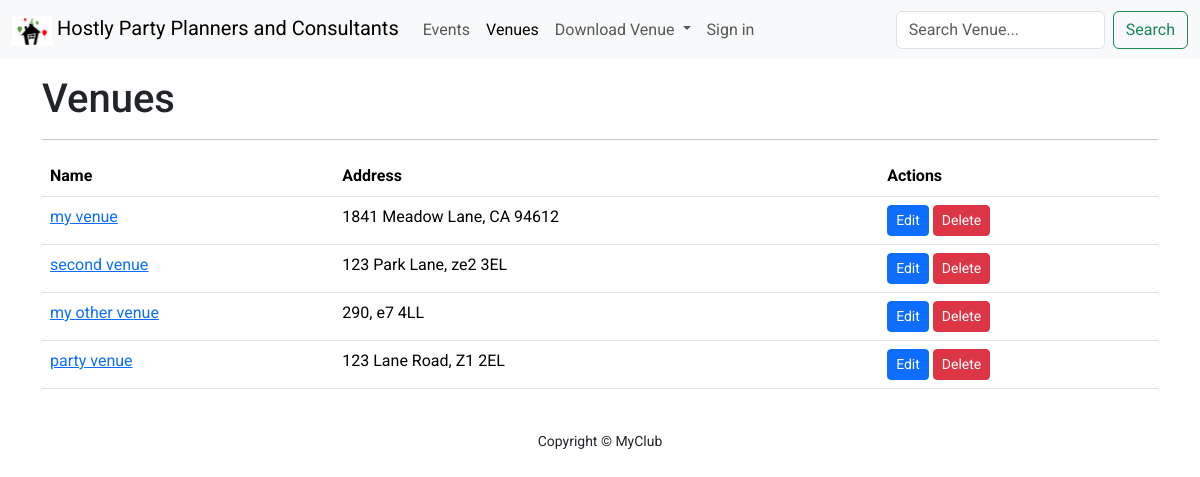
Page /list_venues/ on the committed database.
### club_events/models.py (models this page shows)
class Venue(models.Model):
    name = models.CharField(max_length=255)
    address = models.CharField(max_length=300)
    zip_code = models.CharField(max_length=15)
    phone = models.CharField(max_length=20, blank=True, null=True)
    web = models.URLField(blank=True, null=True)
    email = models.EmailField(max_length=200, blank=True, null=True)
    image = models.ImageField(null=True, blank=True, upload_to='images/')
    def __str__(self):
        return self.name

### club_events/views.py (the view)
# urls.py: path('list_venues/', views.VenueListView.as_view(), name='list_venues'),
class VenueListView(ListView):
    model = Venue
    context_object_name = 'venues'
    template_name = 'events/venue.html'

### club_events/templates/events/venue.html (shortened to what this page needs)
{% extends 'base.html' %}
{% block content %}
    <div class="container">
        <h1>Venues</h1>
        <hr>
        <div class="table-responsive">
            <table class="table">
                <thead>
                <tr>
                    <th scope="col">Name</th>
                    <th scope="col">Address</th>
                    <th scope="col">Actions</th>
                </tr>
                </thead>
                <tbody>
                {% for venue in venues %}
                    <tr>
                        <td><a href="{% url 'show_venue' venue.id %}">{{ venue }}</a></td>
                        <td>{{ venue.address }}, {{ venue.zip_code }}</td>
                        <td>
                            <form method="post">
                                <a href="#" role="button" class="btn btn-primary btn-sm">Edit</a>
                                <button type="submit" class="btn btn-danger btn-sm">Delete</button>
                            </form>
                        </td>
                    </tr>
                {% endfor %}
                </tbody>
            </table>
        </div>
    </div>
{% endblock %}

### club_events/static/assets/style.css (style rules this page uses)
body { font-family: "Roboto", sans-serif; font-weight: 400; font-style: normal; }

### rows in the picture
Venue: name "my venue", address "1841 Meadow Lane", zip_code "CA 94612"
Venue: name "second venue", address "123 Park Lane", zip_code "ze2 3EL"
Venue: name "my other venue", address "290", zip_code "e7 4LL"
Venue: name "party venue", address "123 Lane Road", zip_code "Z1 2EL"
